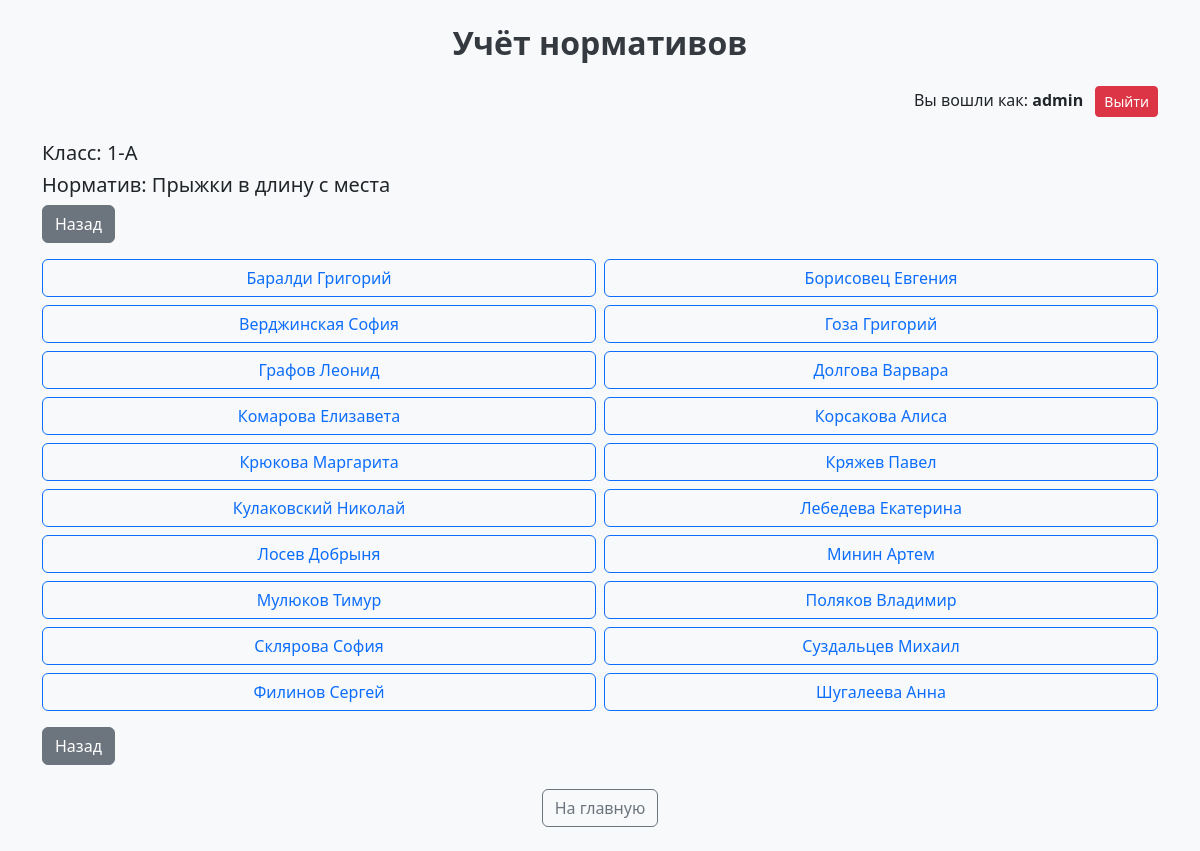
The page /select_student/Университетский/1-А/3 (signed in) on the database its author committed.
### tables this page shows
CREATE TABLE "Normatives" (
	"id"	INTEGER,
	"name"	TEXT NOT NULL,
	"unit"	TEXT NOT NULL,
	"min_age"	INTEGER NOT NULL,
	"max_age"	INTEGER,
	"category"	TEXT NOT NULL,
	PRIMARY KEY("id" AUTOINCREMENT)
);

CREATE TABLE Students (
    id INTEGER PRIMARY KEY AUTOINCREMENT,
    full_name TEXT NOT NULL,
    gender TEXT CHECK (gender IN ('М', 'Ж')) NOT NULL,
    birth_date DATE NOT NULL,
    class TEXT NOT NULL,
    department TEXT
, user_id INTEGER, height INTEGER, weight INTEGER, photo_filename TEXT);

### server.py (the view)
@app.route('/select_student/<department>/<class_name>/<int:normative_id>')
def select_student(department, class_name, normative_id):
    conn = get_db_connection()
    if session.get('role') == 'admin':
        students = conn.execute('SELECT id, full_name FROM Students WHERE department = ? AND class = ?', (department, class_name)).fetchall()
    else:
        user_id = session.get('user_id')
        students = conn.execute('SELECT id, full_name FROM Students WHERE department = ? AND class = ? AND user_id = ?', (department, class_name, user_id)).fetchall()
    normative = conn.execute('SELECT name FROM Normatives WHERE id = ?', (normative_id,)).fetchone()
    conn.close()
    return render_template('select_student.html', department=department, class_name=class_name, students=students, normative_id=normative_id, normative_name=normative['name'])

### server.py (called while the page is built)
def get_db_connection():
    conn = sqlite3.connect(DB_PATH)
    conn.row_factory = sqlite3.Row
    return conn

### templates/select_student.html
{% extends 'base.html' %}
{% block content %}
<h5>Класс: {{ class_name }}</h5>
<h5>Норматив: {{ normative_name }}</h5>
<a href="{{ url_for('select_normative', department=department, class_name=class_name) }}" class="btn btn-secondary mb-3">Назад</a>
<div class="row row-cols-1 row-cols-md-2 g-2">
    {% for student in students %}
    <div class="col">
        <a href="{{ url_for('show_result_form', student_id=student['id'], normative_id=normative_id) }}" class="btn btn-outline-primary w-100">
            {{ student['full_name'].rsplit(' ', 1)[0] }}
        </a>
    </div>
    {% endfor %}
</div>
<a href="{{ url_for('select_normative', department=department, class_name=class_name) }}" class="btn btn-secondary mt-3">Назад</a>
{% endblock %}

### templates/base.html (style rules this page uses)
body { background-color: #f8f9fa; }

### rows shown on the page
Normatives: name "Прыжки в длину с места"
Students: full_name "Баралди Григорий"
Students: full_name "Борисовец Евгения"
Students: full_name "Верджинская София"
Students: full_name "Гоза Григорий"
Students: full_name "Графов Леонид"
Students: full_name "Долгова Варвара"
Students: full_name "Комарова Елизавета"
Students: full_name "Корсакова Алиса"
Students: full_name "Крюкова Маргарита"
Students: full_name "Кряжев Павел"
Students: full_name "Кулаковский Николай"
Students: full_name "Лебедева Екатерина"
Students: full_name "Лосев Добрыня"
Students: full_name "Минин Артем"
Students: full_name "Мулюков Тимур"
Students: full_name "Поляков Владимир"
Students: full_name "Склярова София"
Students: full_name "Суздальцев Михаил"
Students: full_name "Филинов Сергей"
Students: full_name "Шугалеева Анна"

### other values the page prints
{{ session['username'] }} "admin"
{{ class_name }} "1-А"
